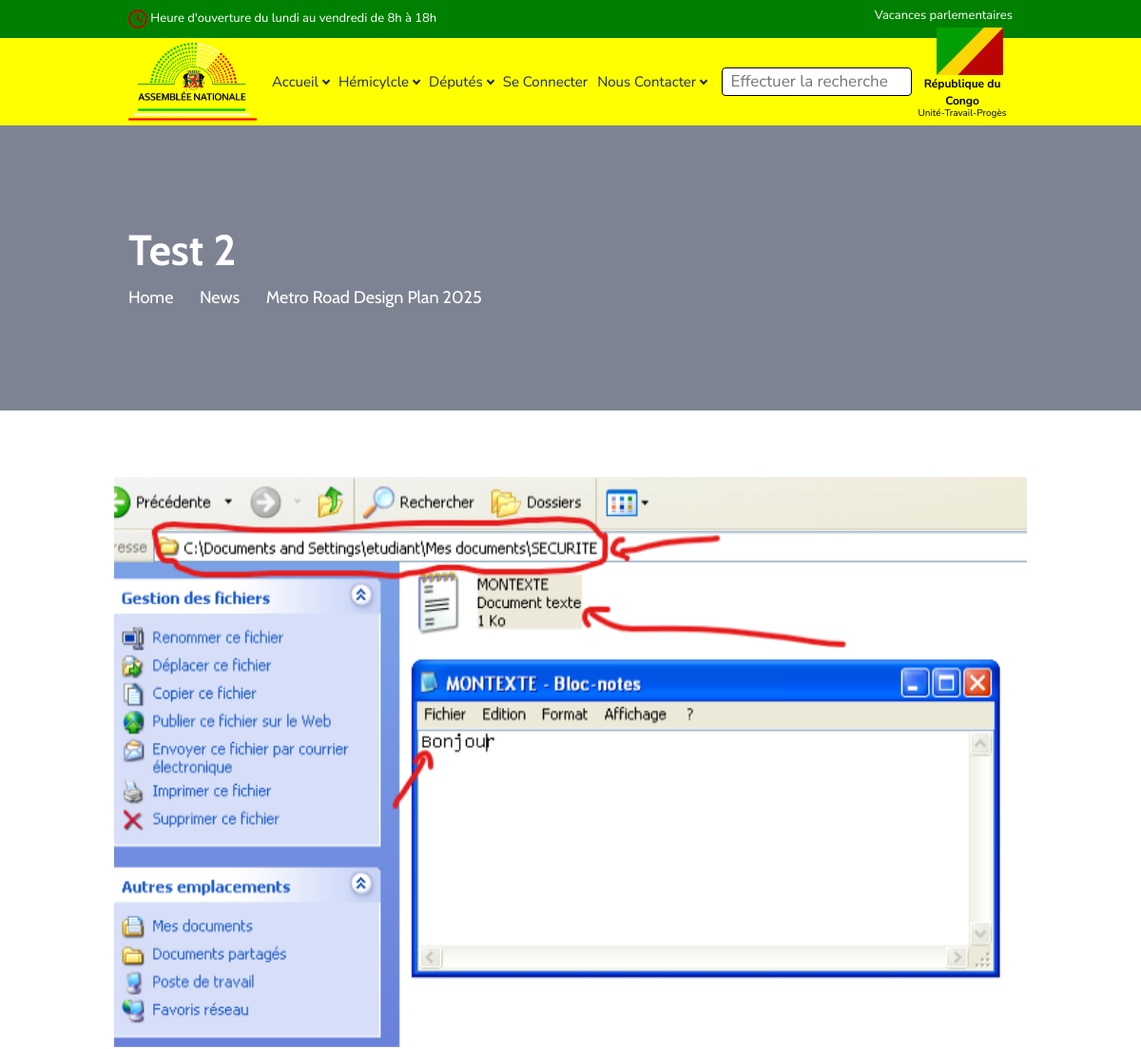
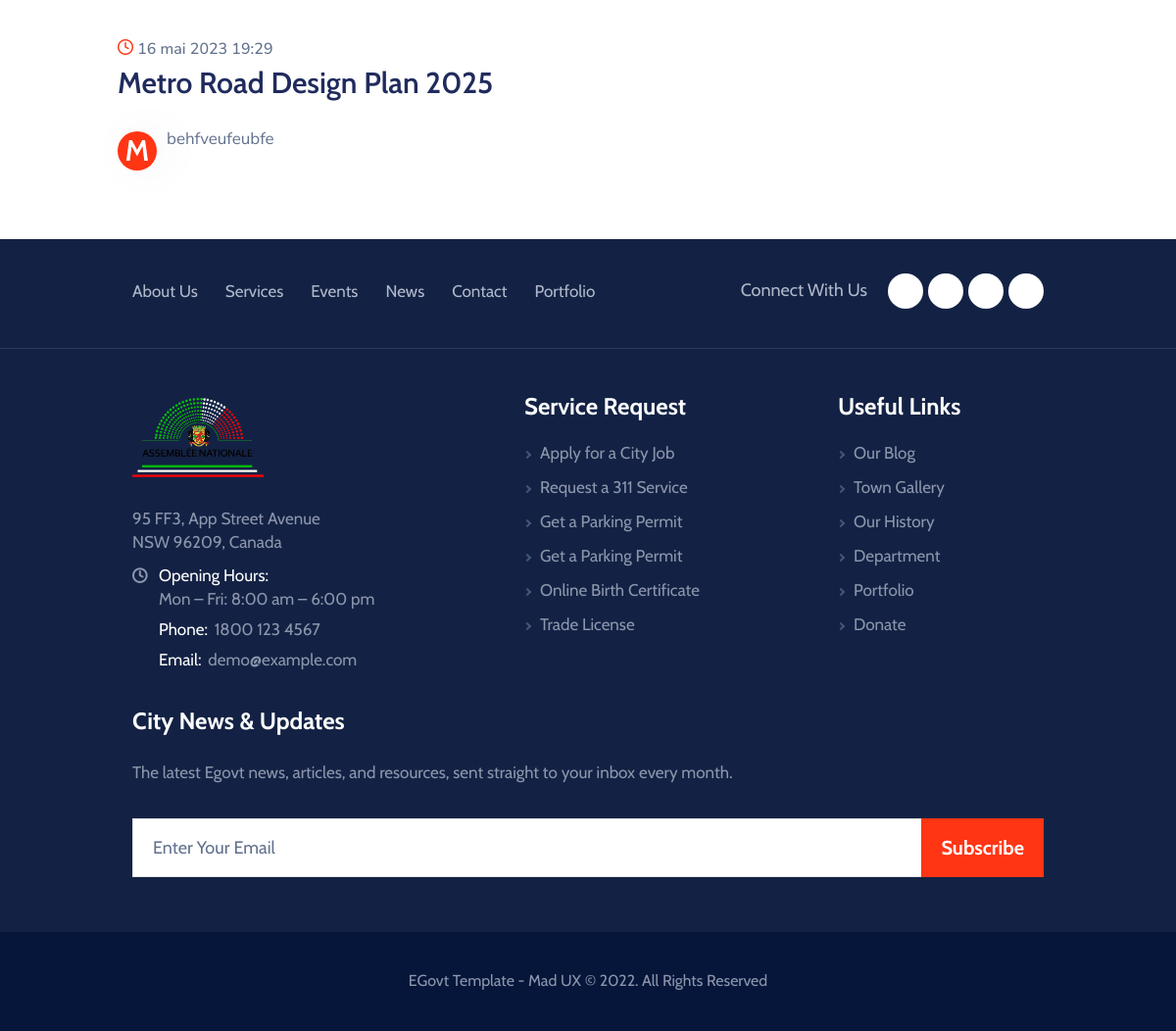
The page /actualite-image-details/2 on the database its author committed (2 pictures, top to bottom).
### web/models.py (models this page shows, shortened)
class Actualite(models.Model):
    titre = models.CharField(max_length=255, blank=False, verbose_name="Titre de l'actualite")
    created_at = models.DateTimeField(auto_now=True)
    updated_at = models.DateTimeField(auto_now=True)

class ImageAssociee(models.Model):
    source = models.ImageField(upload_to="actualites/images/", null=True, blank=True)
    actualiteImage = models.ForeignKey(ActualiteImage, on_delete=models.CASCADE)

class ActualiteImage(Actualite):
    description = HTMLField()

### web/views.py (the view)
# urls.py: path('actualite-image-details/<str:id>', views.actualite_image_details, name='actualite-image-details'),
def actualite_image_details(request, id):
    try:
        actualiteImage = ActualiteImage.objects.get(pk=id)
        imageAssociees = actualiteImage.imageassociee_set.all()
    except:
        messages.error(request, "La video n'existe pas")
    context = {
        'actualiteImage':actualiteImage,
        'imageAssociees':imageAssociees
    }
    return render(request, 'web/actualite_image_details.html', context)

### web/templates/web/actualite_image_details.html (shortened to what this page needs)
{% extends 'web/base.html' %}
{% block content %}
<main>
    <header class="pageMainHead d-flex position-relative bgCover w-100 text-white" style="background-image: url(http://placehold.it/1920x300);">
        <div class="alignHolder d-flex w-100 align-items-center">
            <div class="align w-100 position-relative">
                <div class="container">
                    <h1 class="text-white mb-2">{{actualiteImage.titre}}</h1>
                    <nav aria-label="breadcrumb">
                        <ol class="breadcrumb breadcrWhite rounded-0 border-0 p-0 fontAlter mb-0">
                            <li class="breadcrumb-item"><a href="home.html">Home</a></li>
                            <li class="breadcrumb-item"><a href="newsClassic.html">News</a></li>
                            <li class="breadcrumb-item active" aria-current="page">Metro Road Design Plan 2025</li>
                        </ol>
                    </nav>
                </div>
            </div>
        </div>
    </header>
    <article class="newsSingleWrap pt-7 pb-2 pt-md-9 pb-md-4 pt-lg-14 pb-lg-8 pt-xl-22 pb-xl-13">
        <div class="container">
            <div class="row">
                <div class="mb-6">
                    <div class="pr-xl-14">
                        <div class="imgHolder mb-4 mb-md-8 position-relative">
                            <div class="nrcImageSlider">
                                {% for imageAssociee in imageAssociees %}
                                    <div class="imgWrap" style="width: 300px;height: 600px;">
                                        <img src="{{imageAssociee.source.url}}" class="img-fluid w-100" alt="image description" style="height: 100%;width: 100%;" />
                                    </div>
                                {% endfor %}
                            </div>
                        </div>
                        <header class="nrcHead">
                            <strong class="d-block fwMedium title mb-1">
                                <i class="icnTheme fwMedium icomoon-clock"><span class="sr-only">icon</span></i>
                                <time datetime="2011-01-12">{{actualiteImage.created_at}}</time>
                            </strong>
                            <h2 class="h2vii fwSemiBold mb-5">Metro Road Design Plan 2025</h2>
                        </header>
                        <p><span class="dropCap">M</span>{{actualiteImage.description}}</p>
                    </div>
                </div>
            </div>
        </div>
    </article>
</main>
{% endblock content %}

### static/web/css/colors.css (style rules this page uses)
.btnTheme.btnNoOver, .btnTheme .btnText, .dotsList.dotsListii li.slick-active button, .dotsList.dotsListii button:hover, .btn-outline-light:hover, .progressTheme, .ssArrowVii:hover, .hdLangDropdown .dropdown-item:hover, .hdLangDropdown .dropdown-item.active, .dropdown-submenu:hover > .dropdown-item, .dropdown-submenu.show > .dropdown-item, .hdDropdownList > li.active > a, .hdDropdownList a:hover, .fflColumn:hover .icnWrap, .featuresAsideBlock::before, .btnPlayLink .icnPlay, .ueTimeTag .textDay, .ccwIcn, .npbTimeTag, .erLinksList.bgTheme, .mcssList .mcssLink:hover, .egdColumn:hover .btn, .egdColumn .icnWrap, .infigQuote, .gbfColumn:hover .icnWrap, .pagination .page-item.active .page-link, .pagination .page-link:hover, .ueEveColumn__list .btnCustomLightOutline::before, .ifbFiltersList li.active a, .ifbFiltersList a:hover, .dtlhDress, .scgTabList .nav-link::after, .scgTabList.nav-tabs .nav-link::after, .postNavigatorNav .btnPrev:hover, .postNavigatorNav .btnNext:hover, .btnYouPlay, .btnLinkShare:hover, .donationForm .customRadioBtnLabel .cuFakeLabel::after, .ourPromiseBlock .btnPlayHolder:hover .btnPlay::before, .ourPromiseBlock .videoWrap .btnPlay, .opbTabset .nav-link.active, .opbTabset .nav-link:hover, .progressBar .percentageProgBar .over, .progressBar .pbCountNumber, .widgetWrap.bgTheme, #myTab .tablink::before, .causeSingle .ourCauseColumn[data-featured-tag]::before, .echColumnii .spanLinkGo, .getDirColumn .ardBadge, .ui-widget.ui-slider.ui-slider-horizontal .ui-widget-header, .vssDropdownList li, .newsSingleWrap .dropCap { background-color: #ff3514; }
.btnTheme.btnNoOver:hover, .btnTheme::before, .btnLink, .form-group .req, .hdScheduleList .icn, .mainNavigation.navbar-nav .nav-item.active .nav-link, .mainNavigation.navbar-nav .nav-link:hover, .mainNavigation.navbar-nav .nav-link:focus, .mainNavigation.navbar-nav .nav-link:active, .mainNavigation .ddohOpener:hover > .nav-link, .hdSearchOpener:hover, .fflColumn .icnWrap, .cfbFeatList .icnWrap, .erLinksList > li > a:hover, .egdColumn:hover .icnWrap, .dcsColumn .icnWrap, .coDefaultList > li::before, .drItemRow .btnDownload, .widgetDepartsNav li.active > a, .widgetFiltersNav li.active > a, .widgetDepartsNav li a:hover, .widgetFiltersNav li a:hover, .prtColumn .icnWrap, .euTitle, .tlTimeTitle, .adminCountsList .textLarge, .helpAsideBlock .habTitle, .gbfColumn .icnWrap, .uecTime .textLarge, .widgetUpcoming .icn, .widgetTags a:hover, .widgetTags a.current, .tagList a:hover, .tagList a.current, .pnnPaginList li > a, .newsClassicColumn .icnTheme, .btnYouPlay:hover, .customCheckboxLabel .cuFakeLabel::after, .reviewSubmissionForm .req, .ratingStarList li a:hover, .ratingStarList li.active, .ratingStarList li.active a, .sdbWDescription .ratingStarList li.active, .quantity .quantity-button:hover, .cartTable .quantity .quantity-button:hover, .clientQuote q::before, .thanksForSupportingBlock .habTitle, .ourPromiseBlock .habTitle, .sectionWrap .habTitle, .callLink:hover, .callLink .icn, .clientQuoteii::after, .govServiceCol .icnWrap, #myTab .tablink.active, #myTab .tablink:hover, .causeSingle .icnTheme, .newsSingleWrap .icnTheme, .newsSingleWrap .tagList a.active, .widget h3, .widget .h3 { color: #ff3514; }

### static/web/css/responsive.css (style rules this page uses)
@media (min-width: 768px) { h1, .h1 { font-size: 2.5rem; } }
@media (min-width: 768px) { h2, .h2 { font-size: 2rem; } }
@media (min-width: 768px) { .pageMainHead { min-height: 230px; } }
@media (min-width: 768px) { .breadcrumb { font-size: 1.125rem; } }
@media (min-width: 768px) { .breadcrumb-item + .breadcrumb-item:before { margin-top: .4rem; } }
@media (min-width: 992px) { h1, .h1 { font-size: 2.8125rem; } }
@media (min-width: 992px) { h2, .h2 { font-size: 2.25rem; } }
@media (min-width: 992px) { .h2vii { font-size: 30px; } }
@media (min-width: 992px) { .pageMainHead { min-height: 300px; } }

### rows shown on the page
Actualite: titre "Test 2", created_at "16 mai 2023 19:29"
ImageAssociee: source (picture)
ActualiteImage: description "behfveufeubfe"
